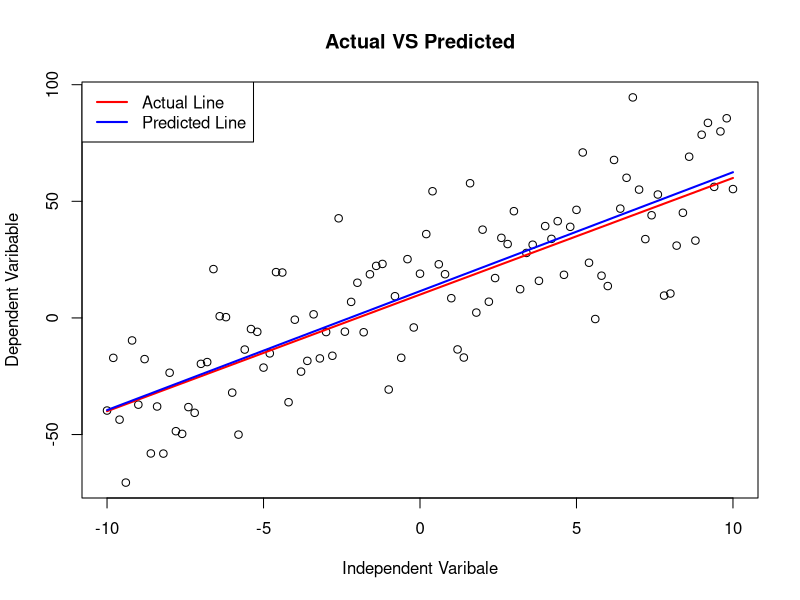

Recreate this plot in R.
slope = 5                            #Actual Slope
intercept = 10                       #Actual Intercept

x = seq(-10,10,by = 0.2)             #Independent Variable
n = length(x)

f = function(x){                     #Actual Line
  slope*x + intercept
}
y = f(x) + rnorm(n,mean= 0,sd = 20)  #Dependent Variable with noise

plot(x,y,main = "Actual VS Predicted",xlab = "Independent Varibale",ylab = "Dependent Varibable")
curve(f(x),add = T , col = 'red',lwd = 2)

p_slope = (sum(x*y) - n*mean(y)*mean(x)) / sum(x^2) - n*(mean(x)^2)
p_intercept = mean(y) - p_slope*mean(x)

predicted_f = function(x){
  p_slope*x + p_intercept
}

curve(predicted_f(x),add = T,col = 'blue',lwd = 2) #Predicted Line

legend("topleft",legend = c("Actual Line","Predicted Line"),col = c("red","blue"),lwd = 2,lty = 1)

 